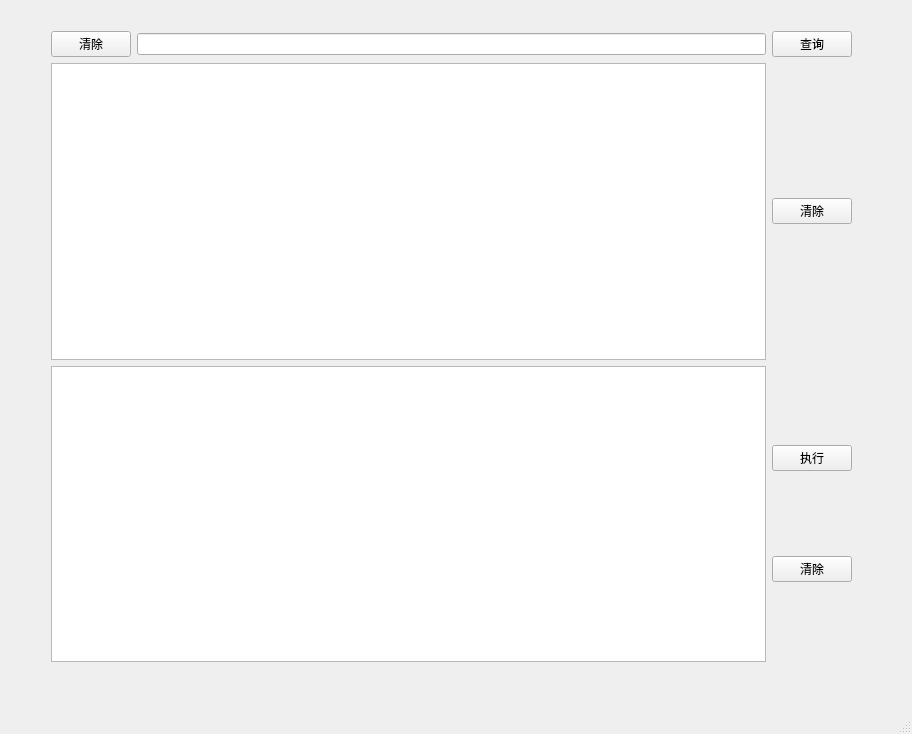
<?xml version="1.0" encoding="UTF-8"?>
<ui version="4.0">
 <class>MainWindow</class>
 <widget class="QMainWindow" name="MainWindow">
  <property name="geometry">
   <rect>
    <x>0</x>
    <y>0</y>
    <width>912</width>
    <height>734</height>
   </rect>
  </property>
  <property name="windowTitle">
   <string>MainWindow</string>
  </property>
  <widget class="QWidget" name="centralwidget">
   <widget class="QWidget" name="">
    <property name="geometry">
     <rect>
      <x>51</x>
      <y>31</y>
      <width>801</width>
      <height>631</height>
     </rect>
    </property>
    <layout class="QVBoxLayout" name="verticalLayout_2">
     <item>
      <layout class="QHBoxLayout" name="horizontalLayout">
       <item>
        <widget class="QPushButton" name="pushButton_2">
         <property name="text">
          <string>清除</string>
         </property>
        </widget>
       </item>
       <item>
        <widget class="QLineEdit" name="lineEdit"/>
       </item>
       <item>
        <widget class="QPushButton" name="pushButton">
         <property name="text">
          <string>查询</string>
         </property>
        </widget>
       </item>
      </layout>
     </item>
     <item>
      <layout class="QHBoxLayout" name="horizontalLayout_3">
       <item>
        <widget class="QTextEdit" name="textEdit_2"/>
       </item>
       <item>
        <widget class="QPushButton" name="pushButton_5">
         <property name="text">
          <string>清除</string>
         </property>
        </widget>
       </item>
      </layout>
     </item>
     <item>
      <layout class="QHBoxLayout" name="horizontalLayout_2">
       <item>
        <widget class="QTextEdit" name="textEdit"/>
       </item>
       <item>
        <layout class="QVBoxLayout" name="verticalLayout">
         <item>
          <widget class="QPushButton" name="pushButton_4">
           <property name="enabled">
            <bool>true</bool>
           </property>
           <property name="text">
            <string>执行</string>
           </property>
          </widget>
         </item>
         <item>
          <widget class="QPushButton" name="pushButton_3">
           <property name="text">
            <string>清除</string>
           </property>
          </widget>
         </item>
        </layout>
       </item>
      </layout>
     </item>
    </layout>
   </widget>
  </widget>
  <widget class="QMenuBar" name="menubar">
   <property name="geometry">
    <rect>
     <x>0</x>
     <y>0</y>
     <width>912</width>
     <height>23</height>
    </rect>
   </property>
  </widget>
  <widget class="QStatusBar" name="statusbar"/>
 </widget>
 <resources/>
 <connections>
  <connection>
   <sender>pushButton_2</sender>
   <signal>clicked()</signal>
   <receiver>lineEdit</receiver>
   <slot>clear()</slot>
   <hints>
    <hint type="sourcelabel">
     <x>102</x>
     <y>66</y>
    </hint>
    <hint type="destinationlabel">
     <x>148</x>
     <y>61</y>
    </hint>
   </hints>
  </connection>
  <connection>
   <sender>pushButton_3</sender>
   <signal>clicked()</signal>
   <receiver>textEdit</receiver>
   <slot>clear()</slot>
   <hints>
    <hint type="sourcelabel">
     <x>848</x>
     <y>579</y>
    </hint>
    <hint type="destinationlabel">
     <x>541</x>
     <y>605</y>
    </hint>
   </hints>
  </connection>
  <connection>
   <sender>pushButton_5</sender>
   <signal>clicked()</signal>
   <receiver>textEdit_2</receiver>
   <slot>clear()</slot>
   <hints>
    <hint type="sourcelabel">
     <x>798</x>
     <y>238</y>
    </hint>
    <hint type="destinationlabel">
     <x>596</x>
     <y>239</y>
    </hint>
   </hints>
  </connection>
 </connections>
 <slots>
  <slot>set1()</slot>
 </slots>
</ui>
